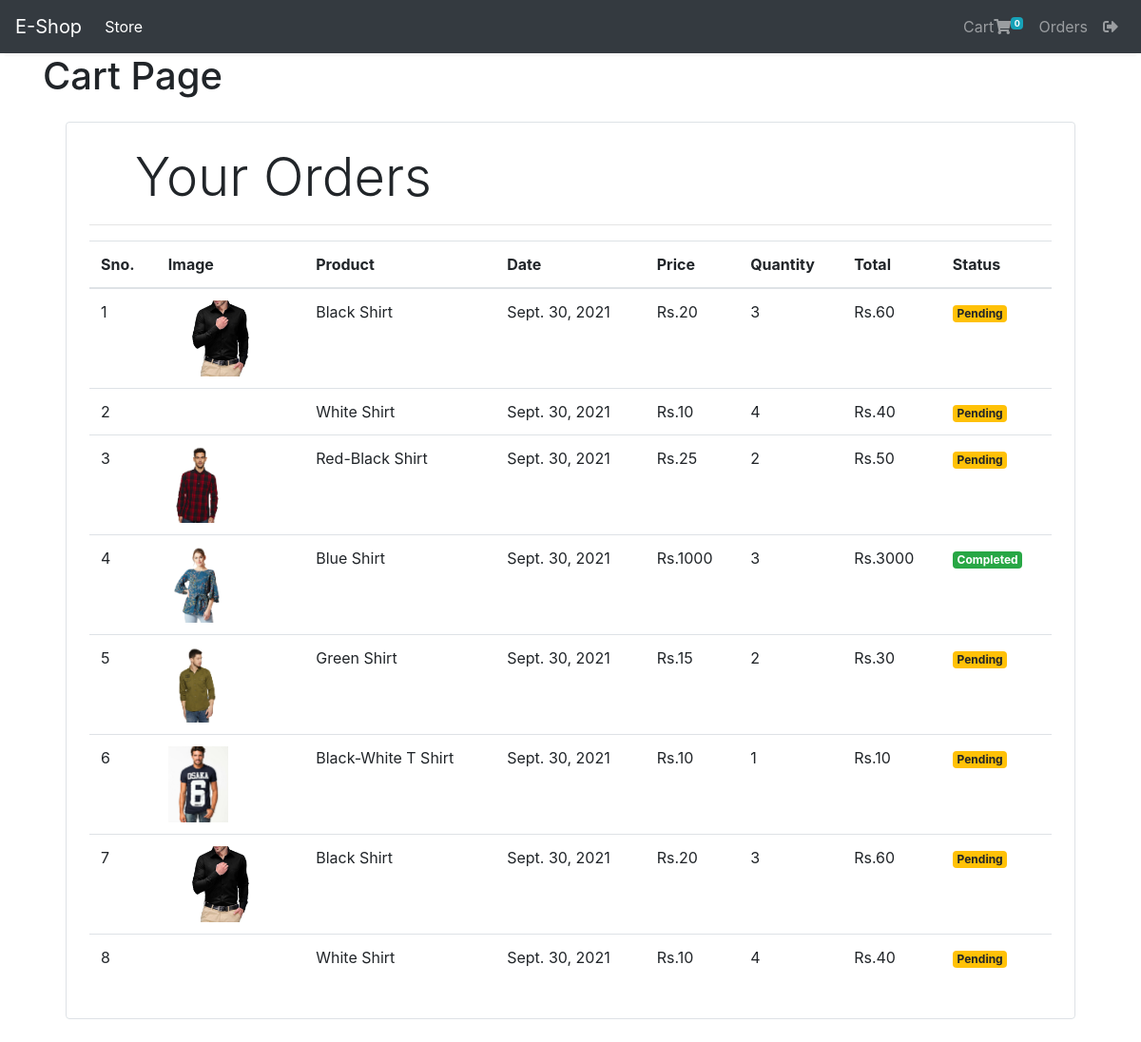
The page /orders (signed in) on the database as committed earlier.
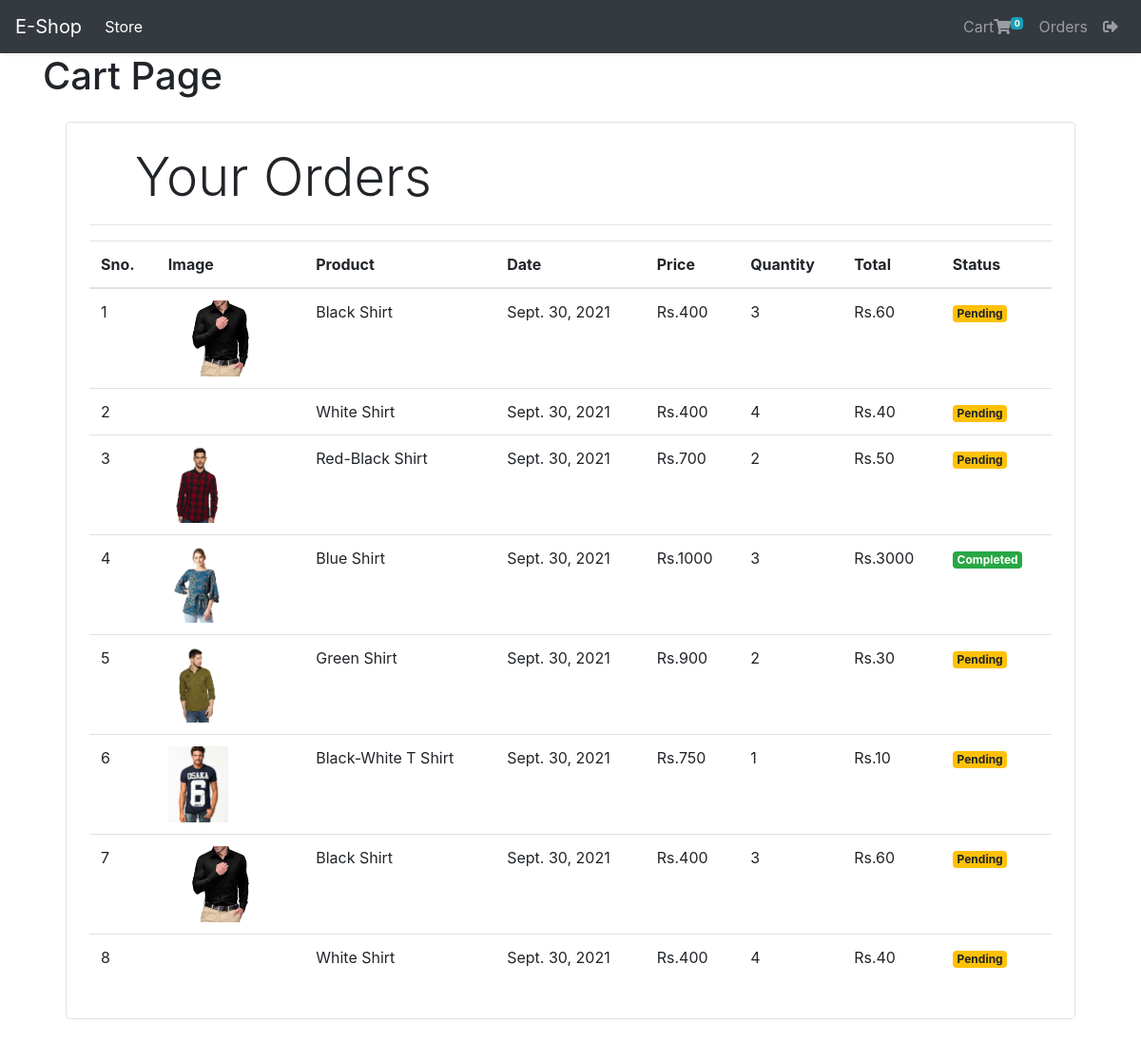
The same page on the database as committed later.
### store/models/orders.py (models this page shows, shortened)
class Order(models.Model):
    product = models.ForeignKey(Product, on_delete=models.CASCADE)
    customer = models.ForeignKey(Customer, on_delete=models.CASCADE)
    quantity = models.IntegerField(default=1)
    price = models.IntegerField()
    address = models.CharField(max_length=50, default='', blank=True)
    phone = models.CharField(max_length=50, default='', blank=True)
    date = models.DateField(default=datetime.datetime.today)
    status = models.BooleanField(default=False)
    @staticmethod
    def get_orders_by_customer(customer_id):
        return Order.objects.filter(customer=customer_id)

### store/models/product.py (models this page shows, shortened)
class Product(models.Model):
    name = models.CharField(max_length=50)
    price = models.IntegerField(default=0)
    description = models.CharField(max_length=200,default='', null=True, blank=True)
    image = models.ImageField(upload_to='uploads/products/')  # will create a folder called products and store file in it
    category = models.ForeignKey(Category, on_delete=models.CASCADE, default=1)

### store/middlewares/auth.py (the view)
    def middleware(request):
        returnUrl = request.META['PATH_INFO']
        if not request.session.get('customer'):
            return redirect(f'login?return_url={returnUrl}')
        response = get_response(request)
        return response

### store/templatetags/custom_filter.py (called while the page is built)
@register.filter(name='currency')
def currency(number):
    return "Rs." + str(number)

@register.filter(name="multiply")
def multiply(number, number1):
    return number * number1

### store/views/orders.py (called while the page is built)
    def get(self, request):
        customer = request.session.get('customer')
        orders = Order.get_orders_by_customer(customer)
        return render(request, 'orders.html', {'orders': orders})

### store/templates/orders.html
{% extends 'base.html' %}
{% block content %}
{% load cart %}
{% load custom_filter %}
<div class="container">
    <h1>Cart Page</h1>
    <div class="border rounded p-4 m-4">
        <p class="display-4 pl-4 ml-4">Your Orders</p>
        <hr>
        <table class="table">
            <thead>
                <tr>
                    <th>Sno.</th>
                    <th>Image</th>
                    <th>Product</th>
                    <th>Date</th>
                    <th>Price</th>
                    <th>Quantity</th>
                    <th>Total</th>
                    <th>Status</th>
                </tr>
            </thead>
            <tbody>
                {% for order in orders %}
                <tr>
                    <td>{{forloop.counter}}</td>
                    <td><img src="{{order.product.image.url}}" class="img-fluid ${3|rounded-top,rounded-right,rounded-bottom,rounded-left,
                        rounded-circle,|}" alt="" style="height: 80px;"></td>
                    <td>{{order.product.name}}</td>
                    <td>{{order.date}}</td>
                    <td>{{order.product.price|currency}}</td>
                    <td>{{order.quantity}}</td>
                    <td>{{order.quantity|multiply:order.price|currency}}</td>
                    {% if order.status %}
                    <td><small class="badge badge-success">Completed</small> </td>
                    {% else %}
                    <td><small class="badge badge-warning">Pending</small> </td>
                    {% endif %}
                </tr>
                {% endfor %}
            </tbody>
        </table>
    </div>
</div>
{% endblock %}

### store/templates/base.html (shortened to what this page needs)
<!doctype html>
<html lang="en">
<head>
  <link rel="stylesheet" href="https://maxcdn.bootstrapcdn.com/bootstrap/4.0.0/css/bootstrap.min.css"
>
<link rel="stylesheet" href="https://cdnjs.cloudflare.com/ajax/libs/font-awesome/5.15.4/css/all.min.css">
</head>
<body>
  <nav class="one-edge-shadow sticky-top navbar navbar-expand-lg
   navbar-dark bg-dark">
    <a class="navbar-brand" href="/">E-Shop</a>
    <div class="collapse navbar-collapse" id="navbarSupportedContent">
      <ul class="navbar-nav mr-auto">
        <li class="nav-item active">
          <a class="nav-link" href="/store">Store <span class="sr-only">(current)</span></a>
        </li>
      </ul>
      <ul class=" navbar-nav my-2 my-lg-0">
        <li class="nav-item ">
          <a class="nav-link" href="/cart">Cart<i class="fas fa-shopping-cart"></i><sup><span
                class="badge badge-info">{{request.session.cart.keys|length}}</span>
            </sup>
            <span class="sr-only">(current)</span></a>
        </li>
        {% if request.session.customer %}
        <li class="nav-item ">
          <a class="nav-link" href="/orders">Orders<span class="sr-only">(current)</span></a>
        </li>
        <li class="nav-item ">
          <a class="nav-link" href="/logout"><i class="fas fa-sign-out-alt"></i><span class="sr-only">(current)</span></a>
        </li>
        {% endif %}
      </ul>
    </div>
  </nav>
  {% block content %}{% endblock %}
</body>
</html>

### store/templates/base.html (style rules this page uses)
nav { background-color: white; }
.one-edge-shadow { box-shadow: 0 8px 2px -5px rgb(246, 245, 245); }

Rows that differ between the two databases and show on the page:
changed through a linked row, Order (number 1 of 8 on the later page): product.price "Rs.20" → "Rs.400"
changed through a linked row, Order (number 2 of 8 on the later page): product.price "Rs.10" → "Rs.400"
changed through a linked row, Order "Rs.50": product.price "Rs.25" → "Rs.700"
changed through a linked row, Order "Rs.30": product.price "Rs.15" → "Rs.900"
changed through a linked row, Order "Rs.10": product.price "Rs.10" → "Rs.750"
changed through a linked row, Order (number 7 of 8 on the later page): product.price "Rs.20" → "Rs.400"
changed through a linked row, Order (number 8 of 8 on the later page): product.price "Rs.10" → "Rs.400"
